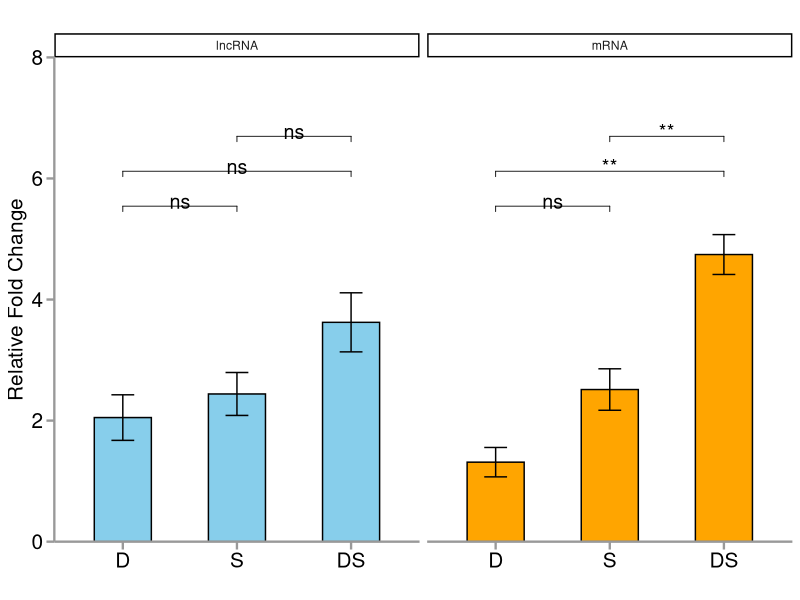

The R source for this figure:
# Load the necessary libraries
library(ggplot2)
library(ggpubr)
library(tidyr)

# Create the data frame
data <- data.frame(
  lncRNA = c(2.67, 1.37, 2.11, 2.19, 1.99, 3.14, 2.67, 4.28, 3.92),
  mRNA = c(0.88, 1.34, 1.72, 1.87, 3.04, 2.63, 5.32, 4.73, 4.18),
  group = factor(c("D", "D", "D", "S", "S", "S", "DS", "DS", "DS"), 
                 levels = unique(c("D", "S", "DS")))
)

# Reshape the data to long format
data_long <- pivot_longer(data, cols = c(lncRNA, mRNA), names_to = "type", values_to = "value")

# Create the faceted bar plot using ggpubr
ggbarplot(
  data_long, 
  x = "group", 
  y = "value", 
  fill = "type",
  add = "mean", 
  color = "black",
  width = 0.5,
  facet.by = "type", # Facet by the 'type' column
  scales = "fixed", # Allow different y-scales for each facet
  xlab = "", 
  ylab = "Relative Fold Change",
  title = ""
) + 
  # Add error bars
  stat_summary(
    fun.data = mean_se, 
    geom = "errorbar", 
    width = 0.2
  ) + 
  # Add statistical comparisons
  stat_compare_means(
    comparisons = list(c("D", "S"), c("D", "DS"), c("S", "DS")),
    label = "p.signif", # Show significance levels
    method = "t.test", 
    tip.length = 0.02,
    vjust = 0.5, 
    size = 5, 
    step.increase = 0.13) + 
  # Apply custom theme and scales
  theme_classic() +
  scale_fill_manual(values = c('lncRNA' = 'skyblue', 'mRNA' = 'orange')) +
  scale_y_continuous(limits = c(0, 8), breaks = seq(0, 8, by = 2), expand = c(0, 0)) + 
  theme(
    axis.line = element_line(linewidth = 0.8, colour = "gray60"),
    axis.ticks = element_line(linewidth = 0.8, colour = "gray60"),
    axis.text.x = element_text(size = 15, colour = "black"), 
    axis.text.y = element_text(size = 15, colour = "black"),
    axis.title.y = element_text(size = 15, colour = "black"), 
    axis.ticks.length = unit(0.2, "cm"), 
    legend.position = "none"
  )
